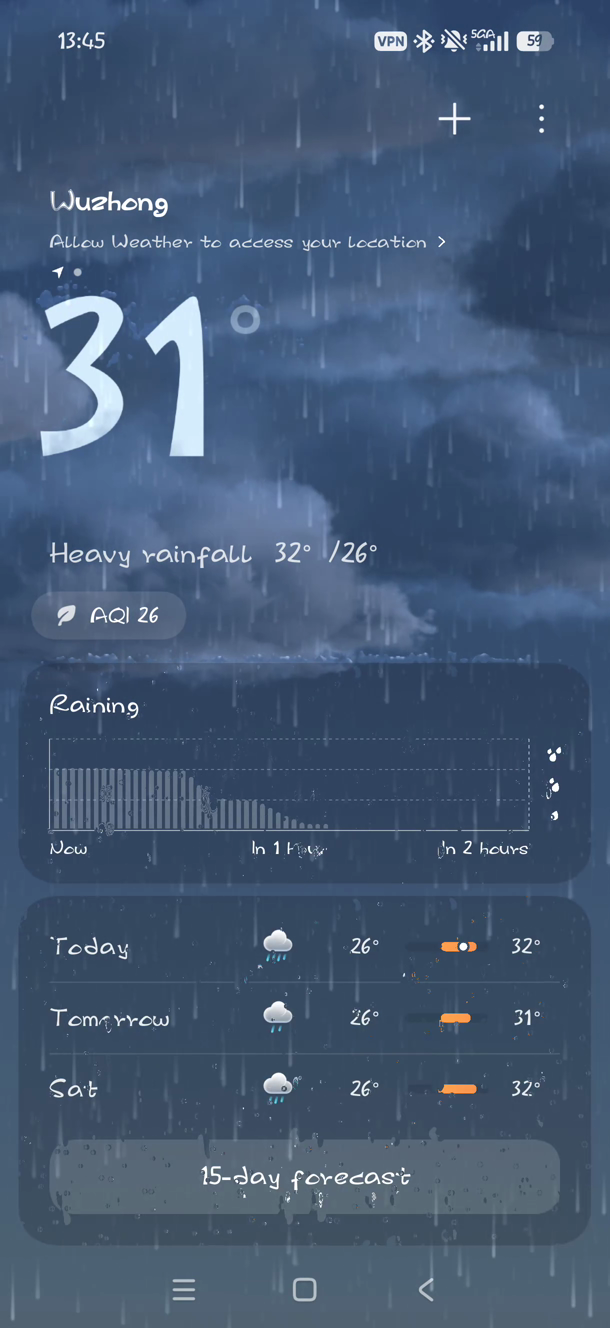
#> input picture _rain_analysis/frame_001.png, 610 x 1328 px; its folder holds only this picture in this run
$ python gap_check.py   (older library calls are emulated)
#> lines starting #> are read from the running program, lines starting #| are printed output that depends on the picture; after the words box and inside, x2 and y2 are one past the last pixel; in counts of white or black regions, pixels touching at a corner belong together
"""对照参考片与当前实现参数的差距摘要。"""
from __future__ import annotations

import json
from pathlib import Path

import cv2
import numpy as np

ROOT = Path(__file__).resolve().parent
FRAMES = sorted(ROOT.glob("frame_*.png"))


def analyze(img: np.ndarray) -> dict:
    h, w = img.shape[:2]
    sky = img[int(h * 0.08) : int(h * 0.28), int(w * 0.55) : int(w * 0.98)]
    gray = cv2.cvtColor(img, cv2.COLOR_BGR2GRAY)
    bright = gray > np.percentile(gray, 88)
    sx = cv2.Sobel(gray, cv2.CV_32F, 1, 0, ksize=3)
    sy = cv2.Sobel(gray, cv2.CV_32F, 0, 1, ksize=3)
    vert = (np.abs(sy) > np.abs(sx) * 1.4) & bright

    sky_rgb = sky[:, :, ::-1].reshape(-1, 3).astype(np.float32)
    lum = 0.2126 * sky_rgb[:, 0] + 0.7152 * sky_rgb[:, 1] + 0.0722 * sky_rgb[:, 2]
    dark = sky_rgb[lum < np.percentile(lum, 50)]
    med = np.median(dark, axis=0)

    blur = cv2.GaussianBlur(gray, (0, 0), 1.2)
    hi = gray.astype(np.float32) - blur.astype(np.float32)
    beads = (hi > 8) & (gray > 90)
    mid = beads[int(h * 0.35) : int(h * 0.65)].mean()
    bot = beads[int(h * 0.72) : int(h * 0.90)].mean()
    return {
        "bg_hex": "#{:02x}{:02x}{:02x}".format(*map(int, med)),
        "bg_rgb": [int(med[0]), int(med[1]), int(med[2])],
        "bright_frac": float(bright.mean()),
        "vert_bright_frac": float(vert.mean()),
        "bead_mid": float(mid),
        "bead_bot": float(bot),
        "bot_mid_ratio": float(bot / max(mid, 1e-6)),
    }


def sky_hough(img: np.ndarray) -> dict:
    h, w = img.shape[:2]
    sky = img[int(h * 0.05) : int(h * 0.32), int(w * 0.5) : int(w * 0.98)]
    g = cv2.cvtColor(sky, cv2.COLOR_BGR2GRAY)
    e = cv2.Canny(g, 40, 120)
    lines = cv2.HoughLinesP(e, 1, np.pi / 180, 25, minLineLength=12, maxLineGap=4)
    angles, lengths = [], []
    if lines is not None:
        for line in lines:
            pts = line.reshape(-1)
            if pts.size < 4:
                continue
            x1, y1, x2, y2 = map(float, pts[:4])
            dx, dy = x2 - x1, y2 - y1
            ln = (dx * dx + dy * dy) ** 0.5
            if ln < 8:
                continue
            ang = float(np.degrees(np.arctan2(dx, dy)))
            if abs(ang) > 30:
                continue
            angles.append(ang)
            lengths.append(ln / sky.shape[0])
    if not angles:
        return {"n": 0}
    return {
        "n": len(angles),
        "ang_mean": float(np.mean(angles)),
        "ang_p50": float(np.median(angles)),
        "ang_p90": float(np.percentile(angles, 90)),
        "len_mean_h": float(np.mean(lengths)),
        "len_p90_h": float(np.percentile(lengths, 90)),
    }


def main() -> None:
    rows = [analyze(cv2.imread(str(p))) for p in FRAMES]
#> in analyze, `h, w = img.shape[:2]`: h = 1328; w = 610
#> in analyze, img is the input picture: shape (1328, 610, 3); mean B, G, R 116.3, 88.8, 68.1
#> in analyze, `bright = gray > np.percentile(gray, 88)`:
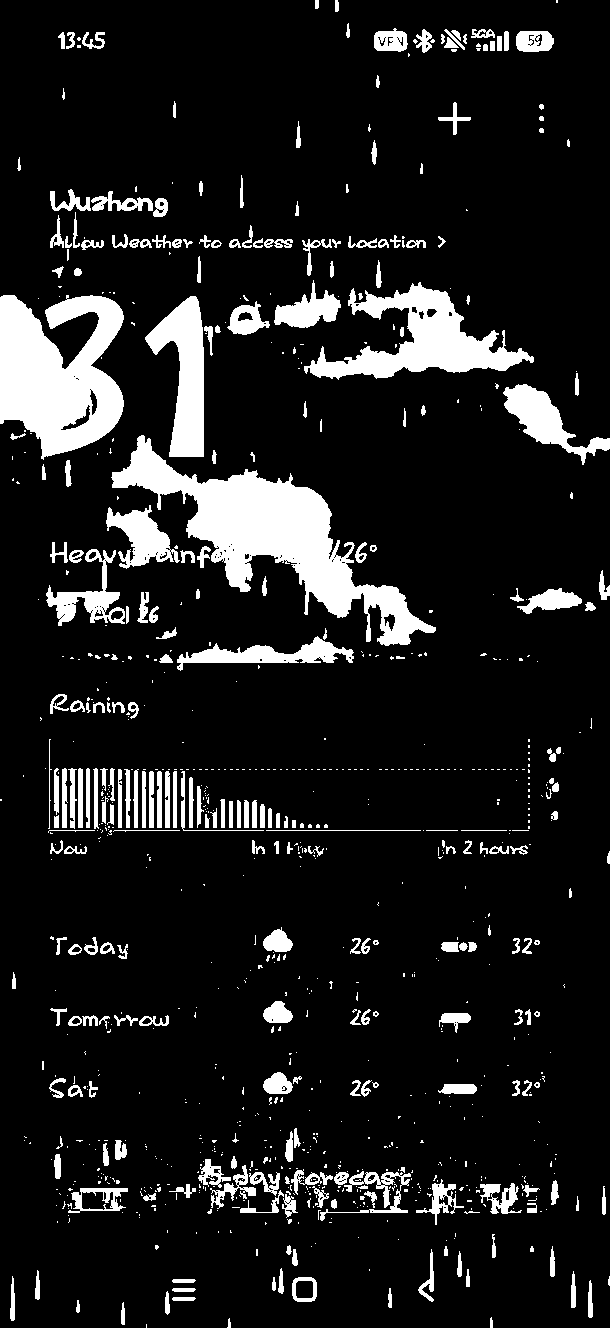
#> bright: shape (1328, 610) bool; 11.4% white; 921 white regions (641 under 20 px), largest, box (x1, y1, x2, y2) and area: (111, 435, 436, 646) 18369, (0, 295, 124, 460) 13929, (304, 282, 534, 380) 8578
#> in analyze, `sy = cv2.Sobel(gray, cv2.CV_32F, 0, 1, ksize=3)`:
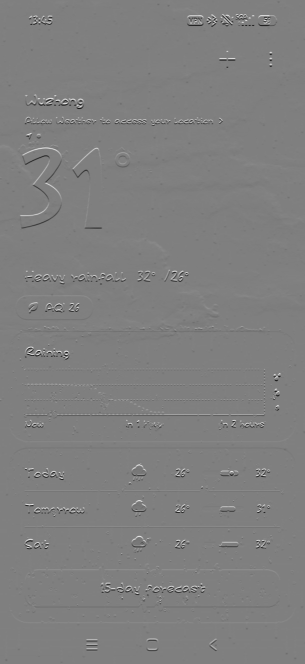
#> sy: shape (1328, 610) float32 (shown at 1/2 size); min -799, max 800, mean 0.1; drawn with min black and max white
#> in analyze, `vert = (np.abs(sy) > np.abs(sx) * 1.4) & bright`:
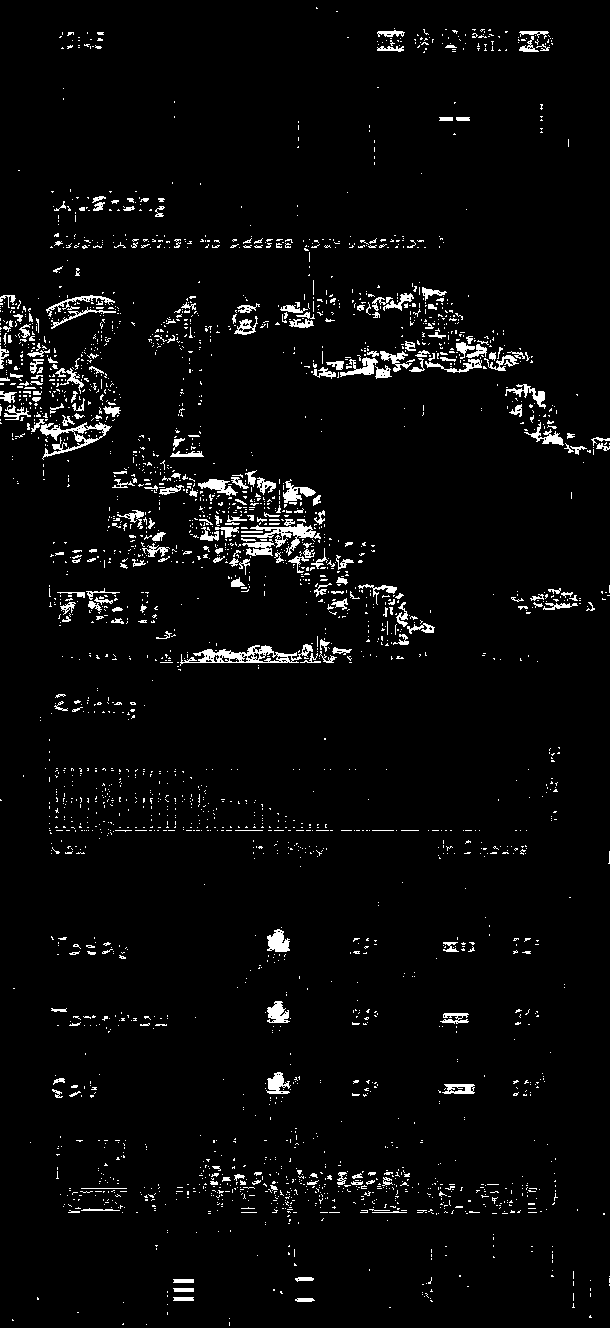
#> vert: shape (1328, 610) bool; 3.6% white in thin lines or dots
#> in analyze, `med = np.median(dark, axis=0)`: med = [54, 77, 108]
#> in analyze, `beads = (hi > 8) & (gray > 90)`:
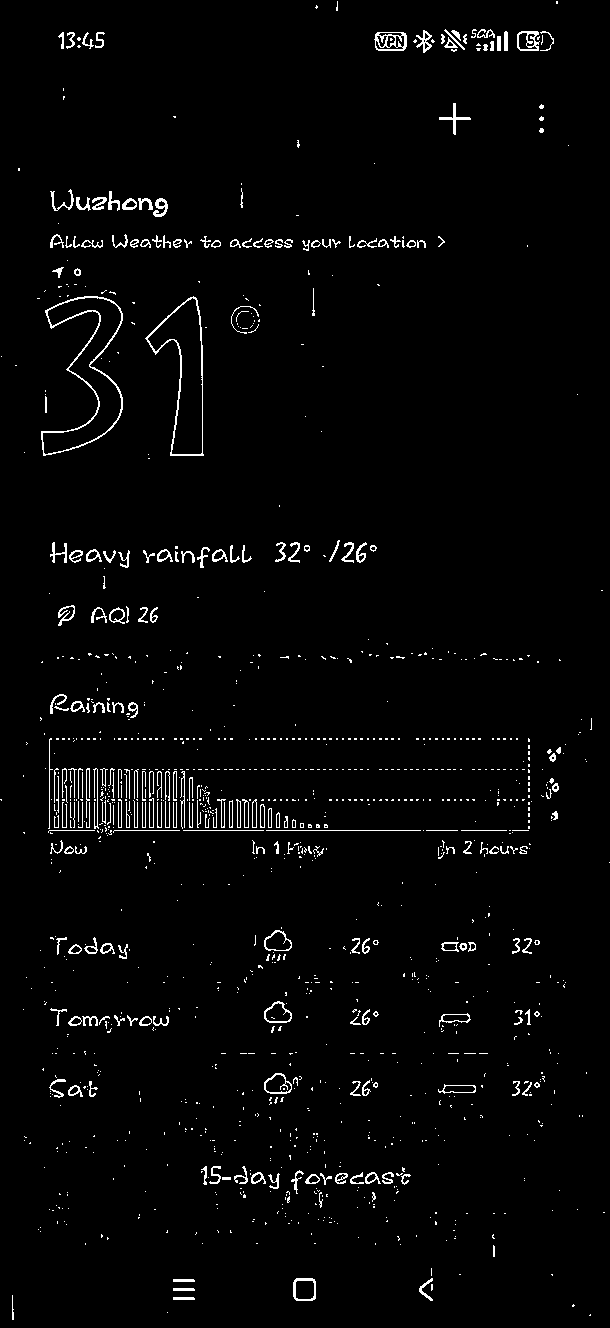
#> beads: shape (1328, 610) bool; 2.4% white in thin lines or dots
#> in analyze, `mid = beads[int(h * 0.35) : int(h * 0.65)].mean()`: mid = 0.0326
#> in analyze, `bot = beads[int(h * 0.72) : int(h * 0.90)].mean()`: bot = 0.0241
#> rows = 1 item
    mid = cv2.imread(str(FRAMES[len(FRAMES) // 2]))

    def avg(key: str):
        vals = [r[key] for r in rows]
        if isinstance(vals[0], list):
            return np.mean(vals, axis=0).tolist()
        return float(np.mean(vals))

    out = {
        "frames": len(rows),
        "bg_hex_mode": max(
            set(r["bg_hex"] for r in rows),
            key=lambda x: sum(1 for r in rows if r["bg_hex"] == x),
        ),
        "bg_rgb_mean": [int(x) for x in avg("bg_rgb")],
        "bright_frac": avg("bright_frac"),
        "vert_bright_frac": avg("vert_bright_frac"),
        "bead_mid": avg("bead_mid"),
        "bead_bot": avg("bead_bot"),
        "bot_mid_ratio": avg("bot_mid_ratio"),
        "sky_hough_mid": sky_hough(mid),
        "gaps_vs_current_code": [
            "参考片无稳定竖向雨幕光柱 → CSS repeating 雨幕应关掉或极淡",
            "底缘微珠密度 > 中部（bot/mid≈%.2f）→ 玻璃层应底部偏置" % avg("bot_mid_ratio"),
            "主珠约十几颗、微珠约三百 → glassMain 偏少、micro 偏密、尺寸更小",
            "天空主色 #344961，站点 #1a2436 偏黑 → 可抬到 ~#243448 仍保对比",
            "雨丝倾角均值约 5–10° → wind 略加大（当前 0.18–0.28 偏竖直）",
        ],
    }
#> in avg, `vals = [r[key] for r in rows]`: vals = [[54, 77, 108]]
#> in sky_hough, `h, w = img.shape[:2]`: h = 1328; w = 610
#> in sky_hough, `sky = img[int(h * 0.05) : int(h * 0.32), int(w * 0.5) : int(w * 0.98)]`:
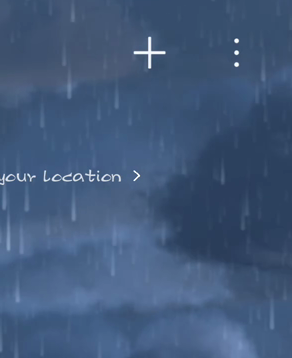
#> sky: shape (358, 292, 3); mean B, G, R 122.2, 88.8, 65.3
#> in sky_hough, `g = cv2.cvtColor(sky, cv2.COLOR_BGR2GRAY)`:
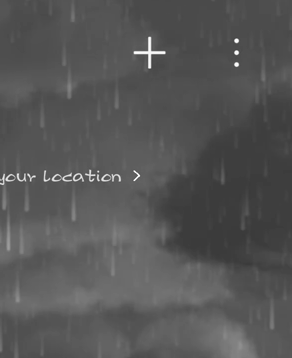
#> g: shape (358, 292); min 58, max 255, mean 85.6
#> in sky_hough, `e = cv2.Canny(g, 40, 120)`:
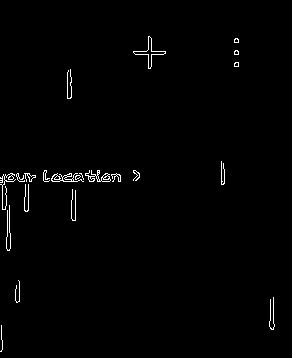
#> e: shape (358, 292); 1.1% white in thin lines or dots, all inside (x1, y1, x2, y2) = (0, 36, 275, 352)
#> in sky_hough, `lines = cv2.HoughLinesP(e, 1, np.pi / 180, 25, minLineLength=12, maxLi..`: lines = 32 rows, first 6: [80, 179, 120, 179], [44, 181, 83, 181], [96, 177, 120, 176], [89, 180, 120, 181], [71, 218, 71, 200], [83, 178, 103, 178]
#> the loop in sky_hough, `for line in lines:` made 32 passes
#> (x1, y1, x2, y2, dx, dy, ln, ang) on passes 1 to 8: (80, 179, 120, 179, 40, 0, 40, 90), (44, 181, 83, 181, 39, 0, 39, 90), (96, 177, 120, 176, 24, -1, 24.02, 92.39), (89, 180, 120, 181, 31, 1, 31.02, 88.15), (71, 218, 71, 200, 0, -18, 18, 180), (83, 178, 103, 178, 20, 0, 20, 90), (0, 180, 32, 178, 32, -2, 32.06, 93.58), (19, 181, 31, 180, 12, -1, 12.04, 94.76)
#> after the loop in sky_hough, `for line in lines:`: angles = [0, 3.18, 0, 0]; lengths = [0.0754, 0.0504, 0.0559, 0.0475]
    path = ROOT / "gap_check.json"
    path.write_text(json.dumps(out, ensure_ascii=False, indent=2), encoding="utf-8")
    print(json.dumps(out, ensure_ascii=False, indent=2))
#> (printed output is left out)


if __name__ == "__main__":
    main()

$ run again, on _rain_analysis/frame_005.png
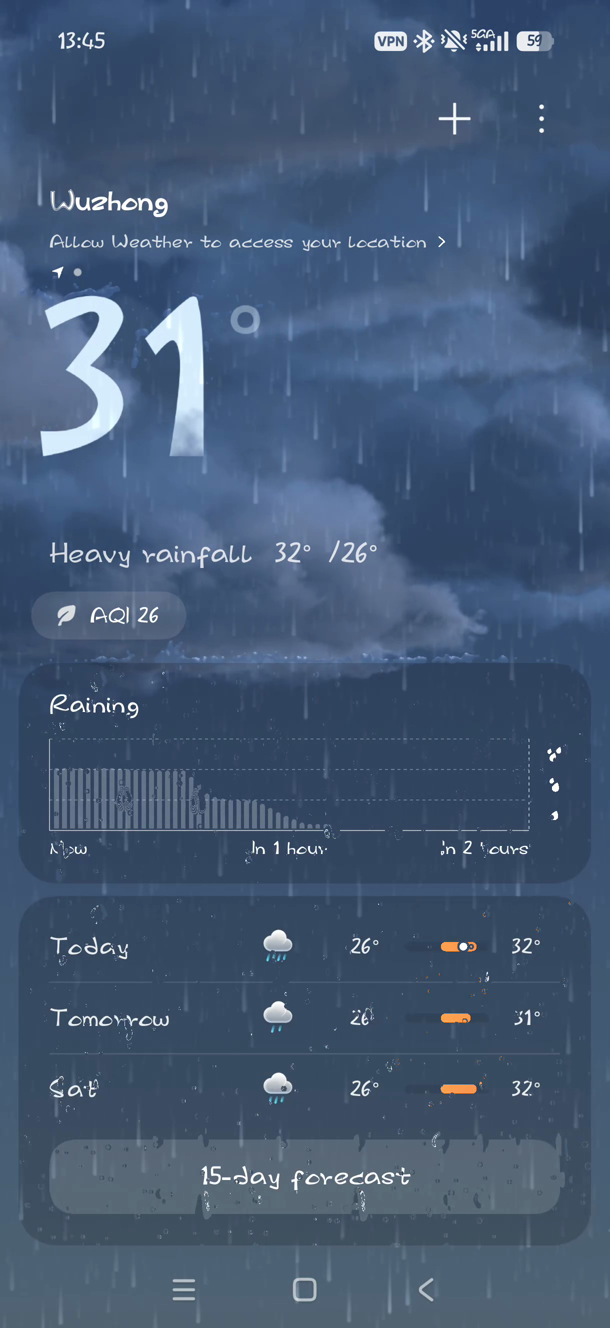
#> input picture _rain_analysis/frame_005.png, 610 x 1328 px
#> in analyze, `h, w = img.shape[:2]`: h = 1328; w = 610
#> in analyze, img is the input picture: shape (1328, 610, 3); mean B, G, R 116.4, 88.9, 68.1
#> in analyze, `bright = gray > np.percentile(gray, 88)`:
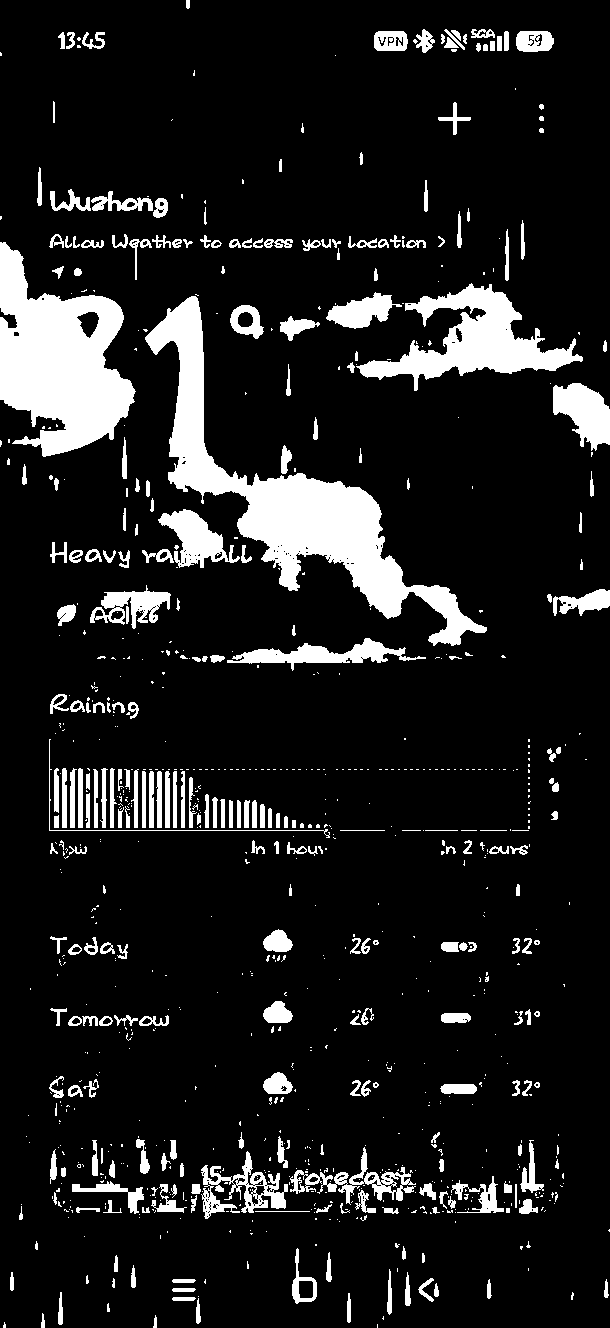
#> bright: shape (1328, 610) bool; 11.7% white; 889 white regions (603 under 20 px), largest, box (x1, y1, x2, y2) and area: (145, 296, 487, 646) 22059, (0, 242, 136, 457) 16979, (356, 283, 583, 391) 8744
#> vert: shape (1328, 610) bool; 3.7% white in thin lines or dots
#> med = [59, 82, 113]
#> beads: shape (1328, 610) bool; 2.4% white in thin lines or dots
#> mid = 0.0327
#> bot = 0.0241
#> rows = 1 item
#> vals = [[59, 82, 113]]
#> in sky_hough, `h, w = img.shape[:2]`: h = 1328; w = 610
#> in sky_hough, `e = cv2.Canny(g, 40, 120)`:
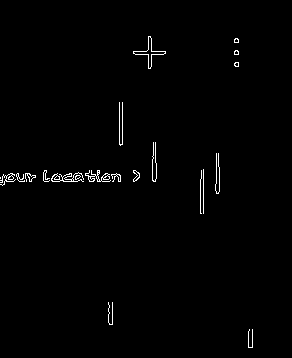
#> e: shape (358, 292); 1% white in thin lines or dots, all inside (x1, y1, x2, y2) = (0, 36, 253, 348)
#> lines = 31 rows, first 6: [89, 181, 120, 181], [52, 177, 88, 175], [71, 180, 108, 179], [43, 178, 64, 178], [96, 177, 120, 176], [2, 176, 35, 177]
#> the loop in sky_hough, `for line in lines:` made 31 passes
#> (x1, y1, x2, y2, dx, dy, ln, ang) on passes 1 to 8: (89, 181, 120, 181, 31, 0, 31, 90), (52, 177, 88, 175, 36, -2, 36.06, 93.18), (71, 180, 108, 179, 37, -1, 37.01, 91.55), (43, 178, 64, 178, 21, 0, 21, 90), (96, 177, 120, 176, 24, -1, 24.02, 92.39), (2, 176, 35, 177, 33, 1, 33.02, 88.26), (88, 176, 119, 174, 31, -2, 31.06, 93.69), (119, 111, 119, 144, 0, 33, 33, 0)
#> after the loop in sky_hough, `for line in lines:`: angles = [0, 0, 0, 0, 2.05, 4.4, 0]; lengths = [0.0922, 0.0782, 0.0642, 0.0447, 0.0783, 0.0364, 0.0419]
#> (printed output is left out)
